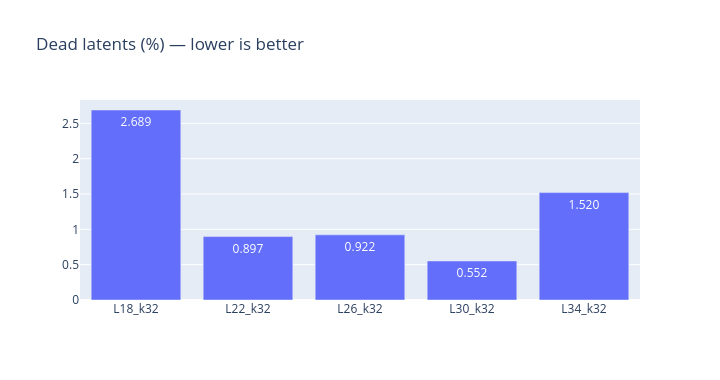
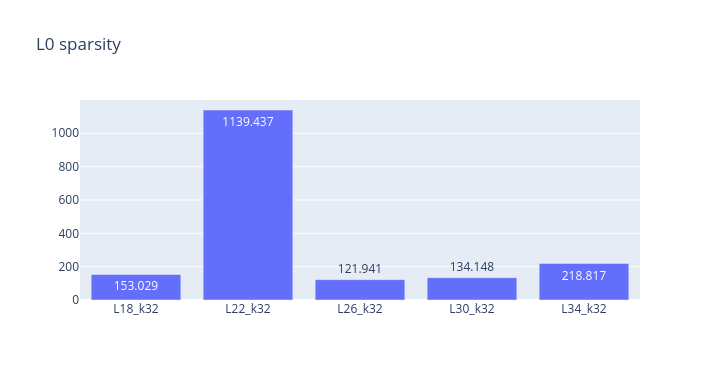
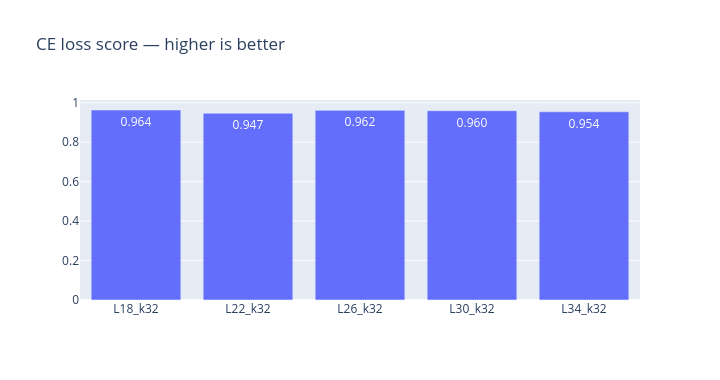
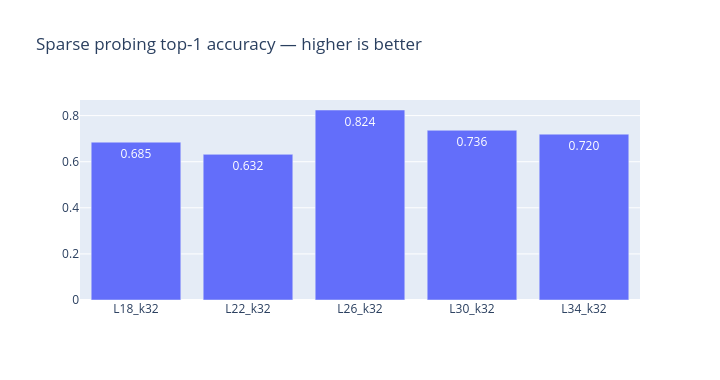

These figures' notebook cell, in order:
### Code cell
# One bar chart per metric, across sweep members.
bar_specs = [
    ("dead_latents_%", "Dead latents (%) — lower is better"),
    ("L0", "L0 sparsity"),
    ("CE_loss_score", "CE loss score — higher is better"),
    (f"sparse_probe_top{SP_MAIN_K}_acc", f"Sparse probing top-{SP_MAIN_K} accuracy — higher is better"),
]
for col, title in bar_specs:
    if col not in summary_df.columns:
        continue
    sub = summary_df.reset_index()[["SAE", col]].dropna()
    if sub.empty:
        continue
    fig = px.bar(sub, x="SAE", y=col, title=title, text_auto=".3f")
    fig.update_layout(height=380, width=720, xaxis_title="", yaxis_title="")
    fig.show()

### Figure 1 — Plotly figure (JSON) as saved in the notebook; plotly's stock layout.template omitted (floating-point values rounded to 4 significant figures)
{"data": [{"hovertemplate": "SAE=%{x}<br>dead_latents_%=%{y}<extra></extra>", "legendgroup": "", "marker": {"color": "#636efa", "pattern": {"shape": ""}}, "name": "", "orientation": "v", "showlegend": false, "textposition": "auto", "texttemplate": "%{y:.3f}", "type": "bar", "x": ["L18_k32", "L22_k32", "L26_k32", "L30_k32", "L34_k32"], "xaxis": "x", "y": [2.689, 0.8972, 0.9216, 0.5524, 1.52], "yaxis": "y"}], "layout": {"barmode": "relative", "height": 380, "legend": {"tracegroupgap": 0}, "title": {"text": "Dead latents (%) — lower is better"}, "width": 720, "xaxis": {"anchor": "y", "domain": [0, 1], "title": {"text": ""}}, "yaxis": {"anchor": "x", "domain": [0, 1], "title": {"text": ""}}}}

### Figure 2 — Plotly figure (JSON) as saved in the notebook; plotly's stock layout.template omitted (floating-point values rounded to 4 significant figures)
{"data": [{"hovertemplate": "SAE=%{x}<br>L0=%{y}<extra></extra>", "legendgroup": "", "marker": {"color": "#636efa", "pattern": {"shape": ""}}, "name": "", "orientation": "v", "showlegend": false, "textposition": "auto", "texttemplate": "%{y:.3f}", "type": "bar", "x": ["L18_k32", "L22_k32", "L26_k32", "L30_k32", "L34_k32"], "xaxis": "x", "y": [153.0, 1139.0, 121.9, 134.1, 218.8], "yaxis": "y"}], "layout": {"barmode": "relative", "height": 380, "legend": {"tracegroupgap": 0}, "title": {"text": "L0 sparsity"}, "width": 720, "xaxis": {"anchor": "y", "domain": [0, 1], "title": {"text": ""}}, "yaxis": {"anchor": "x", "domain": [0, 1], "title": {"text": ""}}}}

### Figure 3 — Plotly figure (JSON) as saved in the notebook; plotly's stock layout.template omitted (floating-point values rounded to 4 significant figures)
{"data": [{"hovertemplate": "SAE=%{x}<br>CE_loss_score=%{y}<extra></extra>", "legendgroup": "", "marker": {"color": "#636efa", "pattern": {"shape": ""}}, "name": "", "orientation": "v", "showlegend": false, "textposition": "auto", "texttemplate": "%{y:.3f}", "type": "bar", "x": ["L18_k32", "L22_k32", "L26_k32", "L30_k32", "L34_k32"], "xaxis": "x", "y": [0.9635, 0.9471, 0.9617, 0.9599, 0.9544], "yaxis": "y"}], "layout": {"barmode": "relative", "height": 380, "legend": {"tracegroupgap": 0}, "title": {"text": "CE loss score — higher is better"}, "width": 720, "xaxis": {"anchor": "y", "domain": [0, 1], "title": {"text": ""}}, "yaxis": {"anchor": "x", "domain": [0, 1], "title": {"text": ""}}}}

### Figure 4 — Plotly figure (JSON) as saved in the notebook; plotly's stock layout.template omitted (floating-point values rounded to 4 significant figures)
{"data": [{"hovertemplate": "SAE=%{x}<br>sparse_probe_top1_acc=%{y}<extra></extra>", "legendgroup": "", "marker": {"color": "#636efa", "pattern": {"shape": ""}}, "name": "", "orientation": "v", "showlegend": false, "textposition": "auto", "texttemplate": "%{y:.3f}", "type": "bar", "x": ["L18_k32", "L22_k32", "L26_k32", "L30_k32", "L34_k32"], "xaxis": "x", "y": [0.6848, 0.632, 0.8244, 0.7364, 0.7196], "yaxis": "y"}], "layout": {"barmode": "relative", "height": 380, "legend": {"tracegroupgap": 0}, "title": {"text": "Sparse probing top-1 accuracy — higher is better"}, "width": 720, "xaxis": {"anchor": "y", "domain": [0, 1], "title": {"text": ""}}, "yaxis": {"anchor": "x", "domain": [0, 1], "title": {"text": ""}}}}
